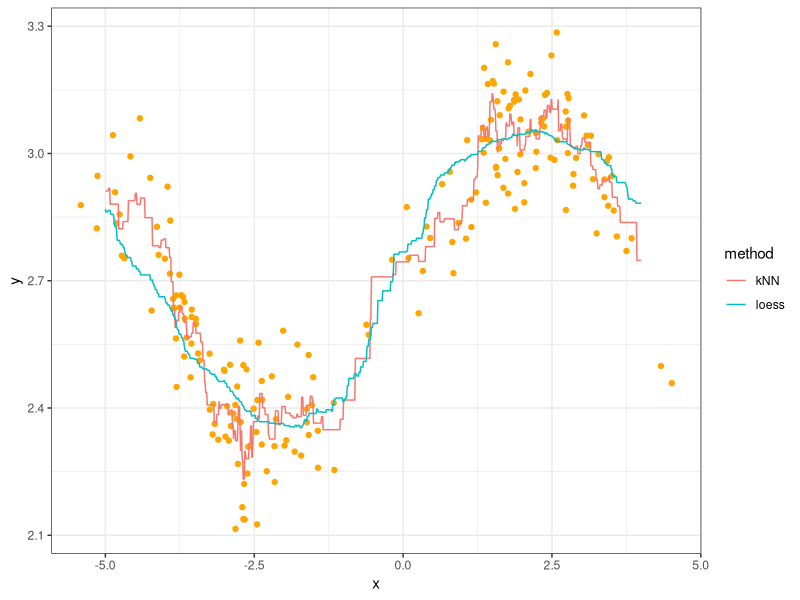

Recreate this plot in R.
library(tidyverse)
library(knitr)
set.seed(87)
dat <- tibble(x = c(rnorm(100), rnorm(100)+5)-3,
              y = sin(x^2/5)/x + rnorm(200)/10 + exp(1))
kable(head(dat))
dat$d <-abs(dat$x-0) #ignore y values
dat$d
dat2<-arrange(dat,d)
dat2
dat2_final<-dat2[1:5, ]#subset 5 yrs data
dat2_final
y_predict <- mean(dat2_final$y)
dat_loess <-filter(dat2,d<1)
dat_loess
mean(dat_loess$y)

dat_loess <-filter(dat2,d<0.01)
dat_loess
mean(dat_loess$y) #r is so small, no prediction

library(tidyverse)
xgrid <- seq(-5, 4, length.out=1000)
xgrid
kNN_estimates <- map_dbl(xgrid, function(x){
  ## YOUR CODE HERE FOR kNN
  dat$d <-abs(dat$x-x) #ignore y values
  dat2<-arrange(dat,d)
  dat2_final<-dat2[1:5,]#subset 5 yrs data
  dat2_final
  mean(dat2_final$y)

  ## Note: The variable "x" here is a single value along the grid.
  ## Hint1: Extend your code for kNN from the previous exercise.
  ## Hint2: Say you store the prediction in the variable "yhat".
  ##         Then in a new line of code, write: return(yhat)
})
loess_estimates <- map_dbl(xgrid, function(x){
  ## YOUR CODE HERE FOR LOESS
  dat$d <-abs(dat$x-x) #ignore y values
  dat2<-arrange(dat,d)
  dat_loess <-filter(dat2,d<1)
  dat_loess
  mean(dat_loess$y)
  
  ## Note: The variable "x" here is a single value along the grid.
  ## Hint1: Extend your code for loess from the previous exercise.
  ## Hint2: Say you store the prediction in the variable "yhat".
  ##         Then in a new line of code, write: return(yhat)
})

kNN_estimates
loess_estimates 
est <- tibble(x=xgrid, kNN=kNN_estimates, loess=loess_estimates) %>% 
  gather(key="method", value="estimate", kNN, loess)
ggplot() +
  geom_point(data=dat, mapping=aes(x,y),col="orange") +
  geom_line(data=est, 
            mapping=aes(x,estimate, group=method, colour=method)) +
  theme_bw()

